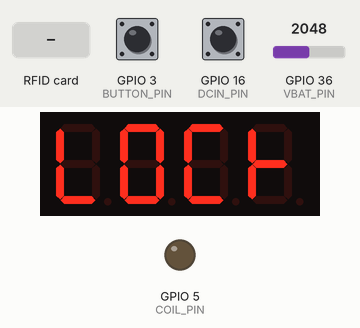
Simulated run of this sketch. Board: ESP32. Shown: 4-digit seven-segment display, output pins drawn as LEDs (lit = HIGH). The inputs (shaded band) are chosen by the test bench; at power-on: GPIO 3 (BUTTON_PIN) LOW, GPIO 36 (VBAT_PIN) = 2048, GPIO 16 (DCIN_PIN) HIGH. EEPROM starts erased. At 16.0 s the program puts the board to deep sleep or switches it off; the recording ends there.

Above: at 1.2 s.
1.3 s: GPIO 3 (BUTTON_PIN) pulled HIGH for 0.15 s
At 1.9 s:
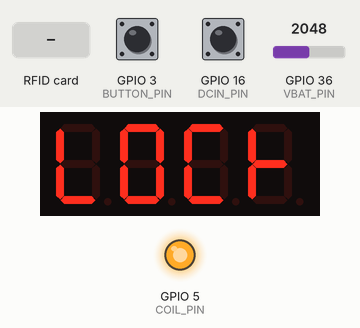
4.4 s: GPIO 36 (VBAT_PIN) set to 684
5.9 s: GPIO 36 (VBAT_PIN) set to 606
At 6.7 s:
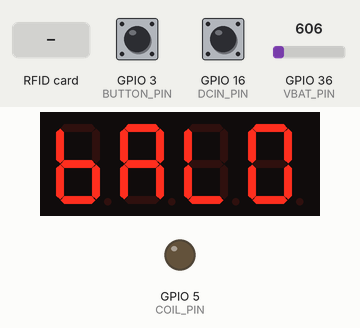
7.4 s: RFID card 03 11 D4 11 held to the reader
At 8.0 s:
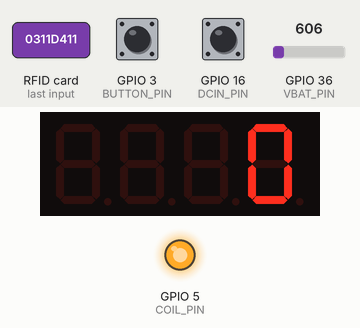
10.4 s: RFID card 5E 7A 19 C4 held to the reader
Timing chart, 0 to 15.0 s (numbered marks = the images above; inputs shaded):
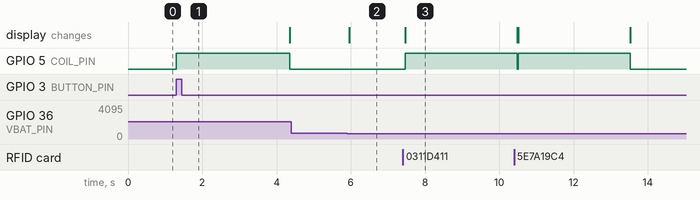

Measured:
- the behaviour switches between 644 and 643 on GPIO 36 (VBAT_PIN) (found by bisection; images 1 and 2)
- after the input at 1.3 s, GPIO 5 (COIL_PIN): LOW → HIGH at once, → LOW 3.1 s later
- after the input at 4.4 s, every drawn part: stays the same
- after the input at 5.9 s, the display: changes after 0.06 s (image 2)
- after the input at 7.4 s, GPIO 5 (COIL_PIN): LOW → HIGH after 0.06 s; the display: changes after 0.06 s (image 3)

The sketch:

sketch_may15a.ino
```cpp
#include <TM1637Display.h>
#include <SPI.h>
#include <MFRC522.h>
#include <EEPROM.h>
// #include <ESP8266WiFi.h>

//#define DEV_VER

// Pins for the RC522
//#define RST_PIN 15
#define SS_PIN 15
#define MOSI_PIN 13
#define MISO_PIN 12
#define SCK_PIN 14

// Pins for other components
#ifdef DEV_VER
  #define DCIN_PIN 2              // DC power present = LOW, not present = HIGH
  #define BUTTON_PIN 4
  // Pins for the TM1637
  #define CLK 0
  #define DIO 16
#else
  #define DCIN_PIN 16              // DC power present = LOW, not present = HIGH
  #define BUTTON_PIN 3
  // Pins for the TM1637
  #define CLK 0
  #define DIO 1
#endif

#define COIL_PIN 5
#define VBAT_PIN A0
#define VBAT_DIVIDER 0.0051316  //depend on voltage divider, check schematic
#define VBAT_LOW_THRESHOLD 3.3

// Hardcoded NFC tag UIDs
byte K0[] = { 0x03, 0x11, 0xD4, 0x11 };  // Masterkey - K0 UID
byte K1[] = { 0x53, 0x17, 0xB3, 0x0D };  // K1 UID
byte K2[] = { 0xFE, 0xED, 0xFA, 0xCE };  // K2 UID

TM1637Display display(CLK, DIO);
MFRC522 mfrc522(SS_PIN, UINT8_MAX);
uint8_t bat_low[] = {
		 SEG_F | SEG_G | SEG_E | SEG_C | SEG_D,      // B
		 SEG_A | SEG_B | SEG_C | SEG_G | SEG_E | SEG_F,  // A
		 SEG_F | SEG_E | SEG_D,              // L
		 SEG_A | SEG_B | SEG_C | SEG_D | SEG_E | SEG_F,  // O
		};
uint8_t lock[] = {
		 SEG_F | SEG_E | SEG_D,              // L
		 SEG_A | SEG_B | SEG_C | SEG_D | SEG_E | SEG_F,  // O
		 SEG_A | SEG_D | SEG_E | SEG_F,  // C
		 SEG_G | SEG_E | SEG_F,  // K
		};
uint8_t unlock[] = {
		 SEG_B | SEG_C | SEG_D | SEG_E | SEG_F,  // U
		 SEG_A | SEG_B | SEG_C | SEG_E | SEG_F,  // N
		 SEG_F | SEG_E | SEG_D,              // L
		 SEG_G | SEG_E | SEG_F,  // K
		};

uint8_t deny[] = {
		 SEG_B | SEG_C | SEG_D | SEG_E | SEG_G,      // d
		 SEG_A | SEG_D | SEG_E | SEG_F | SEG_G,      // E
		 SEG_A | SEG_B | SEG_C | SEG_E | SEG_F,  // N
		 SEG_B | SEG_C | SEG_D | SEG_F | SEG_G,      // Y
		};
bool lastStateBatLow = false;
float vBat;
unsigned long vbatLowStartTime;
// unsigned long displayStartTime;
bool isLocked;

struct s_eppromStoring {
  bool isLock;
} eppromStoring;

void IRAM_ATTR handleButtonInterrupt() {
  if (!isLocked) {
  digitalWrite(COIL_PIN, HIGH);
  }
}

void setup() {
  #ifdef DEV_VER
  Serial.begin(115200);
  #endif

  EEPROM.begin(sizeof(s_eppromStoring));
  //SPI.begin(SCK_PIN, MISO_PIN, MOSI_PIN, SS_PIN);
  SPI.begin();
  mfrc522.PCD_Init();

  display.setBrightness(0x0f);
  display.showNumberDec(8888, false);

  pinMode(DCIN_PIN, INPUT_PULLUP);
  pinMode(BUTTON_PIN, INPUT_PULLDOWN_16);
  pinMode(COIL_PIN, OUTPUT);

  EEPROM.get(0, eppromStoring);
  isLocked = eppromStoring.isLock;
  #ifdef DEV_VER
  Serial.println("\nRead lock state from flash:\n");
  Serial.print(isLocked);
  #endif

  attachInterrupt(digitalPinToInterrupt(BUTTON_PIN), handleButtonInterrupt, RISING);
}

void loop() {

  // if DC power loss ---> check Vbat
  if (digitalRead(DCIN_PIN) == HIGH) {
    vBat = analogRead(VBAT_PIN) * VBAT_DIVIDER;
    // if Vbat is low for 10s --> set MCU into deepsleep
    if (vBat < VBAT_LOW_THRESHOLD) {
      // if Vbat change from high to low --> reset timer
      if (lastStateBatLow == false) {
        lastStateBatLow = true;

        #ifdef DEV_VER
        Serial.println("\nBattery low");
        #endif

        vbatLowStartTime = millis();
      }
      // if Vbat is low for 10s --> set MCU into deepsleep
      if (millis() - vbatLowStartTime > 10000) {
        #ifdef DEV_VER
        Serial.println("\nBattery low for 10s. I'm gonna shutdown. Bye :3");
        #endif
        display.clear();
        ESP.deepSleep(10000);
      }
    } else {
      lastStateBatLow = false;
    }
  }

  if (lastStateBatLow && (digitalRead(DCIN_PIN) == HIGH)) {
    display.setSegments(bat_low);
  } else {
    if (isLocked) {
      display.setSegments(lock);
    } else {
      display.setSegments(unlock);
    }
  }

  if (digitalRead(COIL_PIN) == LOW) {
    if (!mfrc522.PICC_IsNewCardPresent()) {
      return;
    }
    if (!mfrc522.PICC_ReadCardSerial()) {
      return;
    }

    byte *uid = mfrc522.uid.uidByte;
    byte uidSize = mfrc522.uid.size;

    if (compareUID(uid, uidSize, K0, sizeof(K0))) {
      display.showNumberDec(0);
      digitalWrite(COIL_PIN, HIGH);
      if (digitalRead(BUTTON_PIN) == HIGH) {
        if (isLocked) {
          isLocked = false;
          #ifdef DEV_VER
          Serial.println("\nUnlocked");
          #endif
          eppromStoring.isLock = isLocked;
          EEPROM.put(0, eppromStoring); //write data to array in ram
          EEPROM.commit();  //write data from ram to flash memory. Do nothing if there are no changes to EEPROM data in ram
        } else {
          isLocked = true;
          #ifdef DEV_VER
          Serial.println("\nLocked");
          #endif
          eppromStoring.isLock = isLocked;
          EEPROM.put(0, eppromStoring);
          EEPROM.commit();
        }
      }
    } else if (compareUID(uid, uidSize, K1, sizeof(K1))) {
      display.showNumberDec(1);
      digitalWrite(COIL_PIN, HIGH);
    } else if (compareUID(uid, uidSize, K2, sizeof(K2))) {
      display.showNumberDec(2);
      digitalWrite(COIL_PIN, HIGH);
      } else {
        if (!isLocked) {
          digitalWrite(COIL_PIN, HIGH);
        } else {
        display.setSegments(deny);
        delay(500);
        }
      }
    mfrc522.PICC_HaltA();
    mfrc522.PCD_StopCrypto1();
  }

  if (digitalRead(COIL_PIN) == HIGH) {
    delay(3000);
    display.clear();
    digitalWrite(COIL_PIN, LOW);
  }
}

int compareUID(byte *uid1, byte uidSize1, byte *uid2, byte uidSize2) {
  if (uidSize1 != uidSize2) {
    return false;
  }
  for (byte i = 0; i < uidSize1; i++) {
    if (uid1[i] != uid2[i]) {
      return false;
    }
  }
  return true;
}
```
